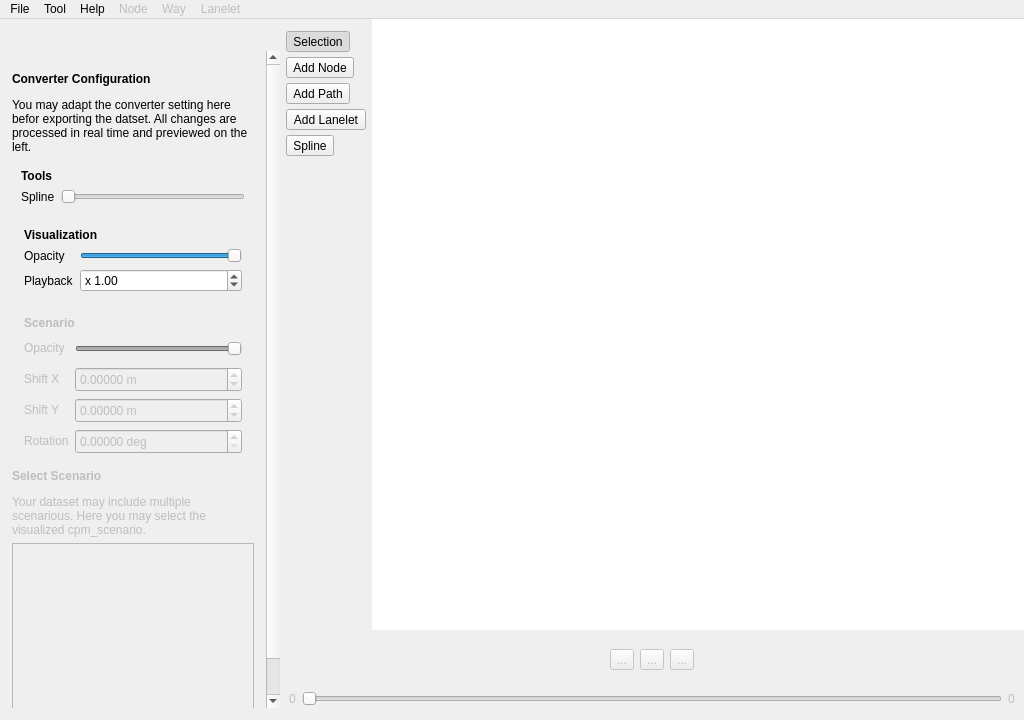
<?xml version="1.0" encoding="UTF-8"?>
<ui version="4.0">
 <class>MainWindow</class>
 <widget class="QMainWindow" name="MainWindow">
  <property name="geometry">
   <rect>
    <x>0</x>
    <y>0</y>
    <width>1024</width>
    <height>720</height>
   </rect>
  </property>
  <property name="windowTitle">
   <string>MainWindow</string>
  </property>
  <widget class="QWidget" name="centralwidget">
   <property name="styleSheet">
    <string notr="true"/>
   </property>
   <layout class="QGridLayout" name="gridLayout" rowstretch="0,1,0,0,0" columnstretch="0,0,1">
    <property name="leftMargin">
     <number>0</number>
    </property>
    <property name="topMargin">
     <number>0</number>
    </property>
    <property name="rightMargin">
     <number>0</number>
    </property>
    <property name="bottomMargin">
     <number>0</number>
    </property>
    <property name="spacing">
     <number>0</number>
    </property>
    <item row="1" column="0" rowspan="3">
     <widget class="QScrollArea" name="scrollareasidebar">
      <property name="minimumSize">
       <size>
        <width>220</width>
        <height>0</height>
       </size>
      </property>
      <property name="autoFillBackground">
       <bool>false</bool>
      </property>
      <property name="frameShape">
       <enum>QFrame::NoFrame</enum>
      </property>
      <property name="widgetResizable">
       <bool>true</bool>
      </property>
      <widget class="QWidget" name="content">
       <property name="geometry">
        <rect>
         <x>0</x>
         <y>0</y>
         <width>280</width>
         <height>795</height>
        </rect>
       </property>
       <property name="minimumSize">
        <size>
         <width>200</width>
         <height>0</height>
        </size>
       </property>
       <property name="autoFillBackground">
        <bool>true</bool>
       </property>
       <layout class="QVBoxLayout" name="verticalLayout_3">
        <property name="spacing">
         <number>0</number>
        </property>
        <property name="leftMargin">
         <number>12</number>
        </property>
        <property name="topMargin">
         <number>12</number>
        </property>
        <property name="rightMargin">
         <number>12</number>
        </property>
        <property name="bottomMargin">
         <number>12</number>
        </property>
        <item>
         <widget class="QFrame" name="sidebar">
          <property name="autoFillBackground">
           <bool>false</bool>
          </property>
          <layout class="QVBoxLayout" name="verticalLayout" stretch="0,0,0,0,0,1">
           <property name="leftMargin">
            <number>0</number>
           </property>
           <property name="rightMargin">
            <number>0</number>
           </property>
           <property name="bottomMargin">
            <number>0</number>
           </property>
           <item>
            <widget class="QLabel" name="lbl_description">
             <property name="text">
              <string>&lt;html&gt;&lt;head/&gt;&lt;body&gt;&lt;p&gt;&lt;span style=&quot; font-weight:600;&quot;&gt;Converter Configuration&lt;/span&gt;&lt;/p&gt;&lt;p&gt;You may adapt the converter setting here befor exporting the datset. All changes are processed in real time and previewed on the left.&lt;/p&gt;&lt;/body&gt;&lt;/html&gt;</string>
             </property>
             <property name="wordWrap">
              <bool>true</bool>
             </property>
            </widget>
           </item>
           <item>
            <widget class="QWidget" name="tool_widget" native="true">
             <layout class="QFormLayout" name="formLayout_3">
              <property name="fieldGrowthPolicy">
               <enum>QFormLayout::ExpandingFieldsGrow</enum>
              </property>
              <property name="labelAlignment">
               <set>Qt::AlignLeading|Qt::AlignLeft|Qt::AlignVCenter</set>
              </property>
              <item row="1" column="0">
               <widget class="QLabel" name="lbl_spline_factor">
                <property name="text">
                 <string>Spline</string>
                </property>
               </widget>
              </item>
              <item row="1" column="1">
               <widget class="QSlider" name="slider_spline_factor">
                <property name="minimum">
                 <number>0</number>
                </property>
                <property name="maximum">
                 <number>100</number>
                </property>
                <property name="orientation">
                 <enum>Qt::Horizontal</enum>
                </property>
               </widget>
              </item>
              <item row="0" column="0" colspan="2">
               <widget class="QLabel" name="lbl_tools">
                <property name="text">
                 <string>&lt;html&gt;&lt;head/&gt;&lt;body&gt;&lt;p&gt;&lt;span style=&quot; font-weight:700;&quot;&gt;Tools&lt;/span&gt;&lt;/p&gt;&lt;/body&gt;&lt;/html&gt;</string>
                </property>
               </widget>
              </item>
             </layout>
            </widget>
           </item>
           <item>
            <widget class="QWidget" name="background_widget" native="true">
             <layout class="QFormLayout" name="formLayout">
              <property name="fieldGrowthPolicy">
               <enum>QFormLayout::AllNonFixedFieldsGrow</enum>
              </property>
              <property name="labelAlignment">
               <set>Qt::AlignLeading|Qt::AlignLeft|Qt::AlignVCenter</set>
              </property>
              <property name="leftMargin">
               <number>12</number>
              </property>
              <property name="rightMargin">
               <number>12</number>
              </property>
              <item row="1" column="0">
               <widget class="QLabel" name="lbl_alpha_background">
                <property name="text">
                 <string>Opacity</string>
                </property>
               </widget>
              </item>
              <item row="1" column="1">
               <widget class="QSlider" name="slider_alpha_background">
                <property name="maximum">
                 <number>100</number>
                </property>
                <property name="value">
                 <number>100</number>
                </property>
                <property name="orientation">
                 <enum>Qt::Horizontal</enum>
                </property>
               </widget>
              </item>
              <item row="0" column="0" colspan="2">
               <widget class="QLabel" name="lbl_background">
                <property name="text">
                 <string>&lt;html&gt;&lt;head/&gt;&lt;body&gt;&lt;p&gt;&lt;span style=&quot; font-weight:696;&quot;&gt;Visualization&lt;/span&gt;&lt;/p&gt;&lt;/body&gt;&lt;/html&gt;</string>
                </property>
               </widget>
              </item>
              <item row="2" column="0">
               <widget class="QLabel" name="lbl_playback">
                <property name="text">
                 <string>Playback</string>
                </property>
               </widget>
              </item>
              <item row="2" column="1">
               <widget class="QDoubleSpinBox" name="spinner_playback">
                <property name="prefix">
                 <string>x </string>
                </property>
                <property name="minimum">
                 <double>0.500000000000000</double>
                </property>
                <property name="maximum">
                 <double>4.000000000000000</double>
                </property>
                <property name="value">
                 <double>1.000000000000000</double>
                </property>
               </widget>
              </item>
             </layout>
            </widget>
           </item>
           <item>
            <widget class="QWidget" name="scenario_widget" native="true">
             <property name="enabled">
              <bool>false</bool>
             </property>
             <layout class="QFormLayout" name="formLayout_2">
              <property name="fieldGrowthPolicy">
               <enum>QFormLayout::AllNonFixedFieldsGrow</enum>
              </property>
              <property name="labelAlignment">
               <set>Qt::AlignLeading|Qt::AlignLeft|Qt::AlignVCenter</set>
              </property>
              <property name="leftMargin">
               <number>12</number>
              </property>
              <property name="rightMargin">
               <number>12</number>
              </property>
              <item row="1" column="0">
               <widget class="QLabel" name="lbl_alpha">
                <property name="text">
                 <string>Opacity</string>
                </property>
               </widget>
              </item>
              <item row="1" column="1">
               <widget class="QSlider" name="slider_alpha_scenario">
                <property name="minimumSize">
                 <size>
                  <width>0</width>
                  <height>25</height>
                 </size>
                </property>
                <property name="maximum">
                 <number>100</number>
                </property>
                <property name="value">
                 <number>100</number>
                </property>
                <property name="orientation">
                 <enum>Qt::Horizontal</enum>
                </property>
               </widget>
              </item>
              <item row="3" column="0">
               <widget class="QLabel" name="lbl_shift_y">
                <property name="text">
                 <string>Shift Y</string>
                </property>
               </widget>
              </item>
              <item row="2" column="0">
               <widget class="QLabel" name="lbl_shift_x">
                <property name="text">
                 <string>Shift X</string>
                </property>
               </widget>
              </item>
              <item row="2" column="1">
               <widget class="QDoubleSpinBox" name="spinner_shift_x">
                <property name="minimumSize">
                 <size>
                  <width>0</width>
                  <height>25</height>
                 </size>
                </property>
                <property name="toolTip">
                 <string>&lt;html&gt;&lt;head/&gt;&lt;body&gt;&lt;p&gt;applyShiftToDynamicObjects dataset in x direction&lt;/p&gt;&lt;/body&gt;&lt;/html&gt;</string>
                </property>
                <property name="suffix">
                 <string> m</string>
                </property>
                <property name="decimals">
                 <number>5</number>
                </property>
                <property name="minimum">
                 <double>-100.000000000000000</double>
                </property>
                <property name="maximum">
                 <double>100.000000000000000</double>
                </property>
                <property name="singleStep">
                 <double>0.500000000000000</double>
                </property>
                <property name="value">
                 <double>0.000000000000000</double>
                </property>
               </widget>
              </item>
              <item row="3" column="1">
               <widget class="QDoubleSpinBox" name="spinner_shift_y">
                <property name="minimumSize">
                 <size>
                  <width>0</width>
                  <height>25</height>
                 </size>
                </property>
                <property name="toolTip">
                 <string>&lt;html&gt;&lt;head/&gt;&lt;body&gt;&lt;p&gt;applyShiftToDynamicObjects dataset in y direction&lt;/p&gt;&lt;/body&gt;&lt;/html&gt;</string>
                </property>
                <property name="suffix">
                 <string> m</string>
                </property>
                <property name="decimals">
                 <number>5</number>
                </property>
                <property name="minimum">
                 <double>-100.000000000000000</double>
                </property>
                <property name="maximum">
                 <double>100.000000000000000</double>
                </property>
                <property name="singleStep">
                 <double>0.500000000000000</double>
                </property>
               </widget>
              </item>
              <item row="4" column="0">
               <widget class="QLabel" name="lbl_rotation">
                <property name="text">
                 <string>Rotation</string>
                </property>
               </widget>
              </item>
              <item row="4" column="1">
               <widget class="QDoubleSpinBox" name="spinner_rotation">
                <property name="minimumSize">
                 <size>
                  <width>0</width>
                  <height>25</height>
                 </size>
                </property>
                <property name="toolTip">
                 <string>&lt;html&gt;&lt;head/&gt;&lt;body&gt;&lt;p&gt;Rotate dataset around the center&lt;/p&gt;&lt;/body&gt;&lt;/html&gt;</string>
                </property>
                <property name="suffix">
                 <string> deg</string>
                </property>
                <property name="decimals">
                 <number>5</number>
                </property>
                <property name="maximum">
                 <double>360.000000000000000</double>
                </property>
               </widget>
              </item>
              <item row="0" column="0" colspan="2">
               <widget class="QLabel" name="label">
                <property name="text">
                 <string>&lt;html&gt;&lt;head/&gt;&lt;body&gt;&lt;p&gt;&lt;span style=&quot; font-weight:700;&quot;&gt;Scenario&lt;/span&gt;&lt;/p&gt;&lt;/body&gt;&lt;/html&gt;</string>
                </property>
               </widget>
              </item>
             </layout>
            </widget>
           </item>
           <item>
            <widget class="QLabel" name="lbl_scenario">
             <property name="enabled">
              <bool>false</bool>
             </property>
             <property name="text">
              <string>&lt;html&gt;&lt;head/&gt;&lt;body&gt;&lt;p&gt;&lt;span style=&quot; font-weight:600;&quot;&gt;Select Scenario&lt;/span&gt;&lt;/p&gt;&lt;p&gt;Your dataset may include multiple scenarious. Here you may select the visualized cpm_scenario.&lt;/p&gt;&lt;/body&gt;&lt;/html&gt;</string>
             </property>
             <property name="wordWrap">
              <bool>true</bool>
             </property>
            </widget>
           </item>
           <item>
            <widget class="QListView" name="list_scenario">
             <property name="enabled">
              <bool>false</bool>
             </property>
             <property name="toolTip">
              <string>&lt;html&gt;&lt;head/&gt;&lt;body&gt;&lt;p&gt;Select cpm_scenario from dataset&lt;/p&gt;&lt;/body&gt;&lt;/html&gt;</string>
             </property>
             <property name="editTriggers">
              <set>QAbstractItemView::NoEditTriggers</set>
             </property>
             <property name="showDropIndicator" stdset="0">
              <bool>false</bool>
             </property>
             <property name="defaultDropAction">
              <enum>Qt::IgnoreAction</enum>
             </property>
             <property name="alternatingRowColors">
              <bool>true</bool>
             </property>
             <property name="resizeMode">
              <enum>QListView::Adjust</enum>
             </property>
            </widget>
           </item>
          </layout>
         </widget>
        </item>
       </layout>
      </widget>
     </widget>
    </item>
    <item row="0" column="2" rowspan="2">
     <widget class="QGraphicsView" name="canvas">
      <property name="frameShape">
       <enum>QFrame::NoFrame</enum>
      </property>
      <property name="renderHints">
       <set>QPainter::Antialiasing|QPainter::SmoothPixmapTransform|QPainter::TextAntialiasing</set>
      </property>
      <property name="dragMode">
       <enum>QGraphicsView::RubberBandDrag</enum>
      </property>
      <property name="viewportUpdateMode">
       <enum>QGraphicsView::FullViewportUpdate</enum>
      </property>
      <property name="rubberBandSelectionMode">
       <enum>Qt::ContainsItemShape</enum>
      </property>
     </widget>
    </item>
    <item row="0" column="0">
     <widget class="QWidget" name="placeholdertop" native="true">
      <property name="minimumSize">
       <size>
        <width>0</width>
        <height>32</height>
       </size>
      </property>
      <property name="maximumSize">
       <size>
        <width>16777215</width>
        <height>32</height>
       </size>
      </property>
      <property name="autoFillBackground">
       <bool>true</bool>
      </property>
     </widget>
    </item>
    <item row="4" column="0">
     <widget class="QWidget" name="placeholderbottom" native="true">
      <property name="minimumSize">
       <size>
        <width>0</width>
        <height>12</height>
       </size>
      </property>
      <property name="maximumSize">
       <size>
        <width>16777215</width>
        <height>12</height>
       </size>
      </property>
      <property name="autoFillBackground">
       <bool>true</bool>
      </property>
     </widget>
    </item>
    <item row="0" column="1" rowspan="2">
     <widget class="QFrame" name="btn_frame">
      <property name="autoFillBackground">
       <bool>true</bool>
      </property>
      <layout class="QVBoxLayout" name="verticalLayout_2">
       <property name="spacing">
        <number>5</number>
       </property>
       <property name="leftMargin">
        <number>6</number>
       </property>
       <property name="topMargin">
        <number>12</number>
       </property>
       <property name="rightMargin">
        <number>6</number>
       </property>
       <property name="bottomMargin">
        <number>6</number>
       </property>
       <item>
        <widget class="QToolButton" name="btn_selection">
         <property name="toolTip">
          <string>&lt;html&gt;&lt;head/&gt;&lt;body&gt;&lt;p&gt;&lt;span style=&quot; font-weight:700;&quot;&gt;Select-Tool&lt;/span&gt;&lt;/p&gt;&lt;p&gt;Allows selection and movement of elements as well as edit meta data. &lt;/p&gt;&lt;/body&gt;&lt;/html&gt;</string>
         </property>
         <property name="text">
          <string>Selection</string>
         </property>
         <property name="icon">
          <iconset resource="../resources/resources.qrc">
           <normaloff>:/resources/icons/navigation.svg</normaloff>:/resources/icons/navigation.svg</iconset>
         </property>
         <property name="iconSize">
          <size>
           <width>24</width>
           <height>24</height>
          </size>
         </property>
         <property name="checkable">
          <bool>true</bool>
         </property>
         <property name="checked">
          <bool>true</bool>
         </property>
         <property name="arrowType">
          <enum>Qt::NoArrow</enum>
         </property>
         <attribute name="buttonGroup">
          <string notr="true">buttonGroup</string>
         </attribute>
        </widget>
       </item>
       <item>
        <widget class="QToolButton" name="btn_add_node">
         <property name="toolTip">
          <string>&lt;html&gt;&lt;head/&gt;&lt;body&gt;&lt;p&gt;&lt;span style=&quot; font-weight:700;&quot;&gt;Node-Tool&lt;/span&gt;&lt;/p&gt;&lt;p&gt;Allows to add news nodes_.&lt;/p&gt;&lt;/body&gt;&lt;/html&gt;</string>
         </property>
         <property name="text">
          <string>Add Node</string>
         </property>
         <property name="icon">
          <iconset resource="../resources/resources.qrc">
           <normaloff>:/resources/icons/node.svg</normaloff>:/resources/icons/node.svg</iconset>
         </property>
         <property name="iconSize">
          <size>
           <width>24</width>
           <height>24</height>
          </size>
         </property>
         <property name="checkable">
          <bool>true</bool>
         </property>
         <attribute name="buttonGroup">
          <string notr="true">buttonGroup</string>
         </attribute>
        </widget>
       </item>
       <item>
        <widget class="QToolButton" name="btn_add_path">
         <property name="toolTip">
          <string>&lt;html&gt;&lt;head/&gt;&lt;body&gt;&lt;p&gt;&lt;span style=&quot; font-weight:700;&quot;&gt;Path-Tool&lt;/span&gt;&lt;/p&gt;&lt;p&gt;Allows to combine existing nodes to paths.&lt;/p&gt;&lt;/body&gt;&lt;/html&gt;</string>
         </property>
         <property name="text">
          <string>Add Path</string>
         </property>
         <property name="icon">
          <iconset resource="../resources/resources.qrc">
           <normaloff>:/resources/icons/path.svg</normaloff>:/resources/icons/path.svg</iconset>
         </property>
         <property name="iconSize">
          <size>
           <width>24</width>
           <height>24</height>
          </size>
         </property>
         <property name="checkable">
          <bool>true</bool>
         </property>
         <attribute name="buttonGroup">
          <string notr="true">buttonGroup</string>
         </attribute>
        </widget>
       </item>
       <item>
        <widget class="QToolButton" name="btn_add_lanelet">
         <property name="toolTip">
          <string>&lt;html&gt;&lt;head/&gt;&lt;body&gt;&lt;p&gt;&lt;span style=&quot; font-weight:700;&quot;&gt;Lanelet-Tool&lt;/span&gt;&lt;/p&gt;&lt;p&gt;Allows to combine existing ways to lanlets.&lt;/p&gt;&lt;/body&gt;&lt;/html&gt;</string>
         </property>
         <property name="text">
          <string>Add Lanelet</string>
         </property>
         <property name="icon">
          <iconset resource="../resources/resources.qrc">
           <normaloff>:/resources/icons/lanelet.svg</normaloff>:/resources/icons/lanelet.svg</iconset>
         </property>
         <property name="iconSize">
          <size>
           <width>24</width>
           <height>24</height>
          </size>
         </property>
         <property name="checkable">
          <bool>true</bool>
         </property>
         <attribute name="buttonGroup">
          <string notr="true">buttonGroup</string>
         </attribute>
        </widget>
       </item>
       <item>
        <widget class="QToolButton" name="btn_spline">
         <property name="toolTip">
          <string>&lt;html&gt;&lt;head/&gt;&lt;body&gt;&lt;p&gt;&lt;span style=&quot; font-weight:700;&quot;&gt;Spline-Path&lt;/span&gt;&lt;/p&gt;&lt;p&gt;Will smooth the selected path. At least three nodes must be in the path.&lt;/p&gt;&lt;/body&gt;&lt;/html&gt;</string>
         </property>
         <property name="text">
          <string>Spline</string>
         </property>
         <property name="icon">
          <iconset resource="../resources/resources.qrc">
           <normaloff>:/resources/icons/spline.svg</normaloff>:/resources/icons/spline.svg</iconset>
         </property>
         <property name="iconSize">
          <size>
           <width>24</width>
           <height>24</height>
          </size>
         </property>
        </widget>
       </item>
       <item>
        <spacer name="verticalSpacer">
         <property name="orientation">
          <enum>Qt::Vertical</enum>
         </property>
         <property name="sizeHint" stdset="0">
          <size>
           <width>10</width>
           <height>40</height>
          </size>
         </property>
        </spacer>
       </item>
      </layout>
     </widget>
    </item>
    <item row="3" column="1" rowspan="2" colspan="2">
     <widget class="QFrame" name="control_bar">
      <property name="enabled">
       <bool>false</bool>
      </property>
      <property name="autoFillBackground">
       <bool>true</bool>
      </property>
      <layout class="QHBoxLayout" name="horizontalLayout">
       <property name="topMargin">
        <number>6</number>
       </property>
       <item>
        <widget class="QLabel" name="lbl_start_time">
         <property name="text">
          <string>0</string>
         </property>
        </widget>
       </item>
       <item>
        <widget class="QSlider" name="slider_time">
         <property name="minimumSize">
          <size>
           <width>0</width>
           <height>25</height>
          </size>
         </property>
         <property name="orientation">
          <enum>Qt::Horizontal</enum>
         </property>
         <property name="tickPosition">
          <enum>QSlider::NoTicks</enum>
         </property>
        </widget>
       </item>
       <item>
        <widget class="QLabel" name="lbl_stop_time">
         <property name="text">
          <string>0</string>
         </property>
        </widget>
       </item>
      </layout>
     </widget>
    </item>
    <item row="2" column="1" colspan="2">
     <widget class="QFrame" name="frame">
      <property name="minimumSize">
       <size>
        <width>0</width>
        <height>50</height>
       </size>
      </property>
      <property name="autoFillBackground">
       <bool>true</bool>
      </property>
      <layout class="QHBoxLayout" name="horizontalLayout_2">
       <property name="bottomMargin">
        <number>0</number>
       </property>
       <item>
        <spacer name="horizontalSpacer">
         <property name="orientation">
          <enum>Qt::Horizontal</enum>
         </property>
         <property name="sizeHint" stdset="0">
          <size>
           <width>288</width>
           <height>20</height>
          </size>
         </property>
        </spacer>
       </item>
       <item>
        <widget class="QToolButton" name="btn_skip_backward">
         <property name="enabled">
          <bool>false</bool>
         </property>
         <property name="text">
          <string>...</string>
         </property>
         <property name="icon">
          <iconset resource="../resources/resources.qrc">
           <normaloff>:/resources/icons/skip-back.svg</normaloff>:/resources/icons/skip-back.svg</iconset>
         </property>
         <property name="iconSize">
          <size>
           <width>24</width>
           <height>24</height>
          </size>
         </property>
        </widget>
       </item>
       <item>
        <widget class="QToolButton" name="btn_play_pause">
         <property name="enabled">
          <bool>false</bool>
         </property>
         <property name="text">
          <string>...</string>
         </property>
         <property name="icon">
          <iconset resource="../resources/resources.qrc">
           <normaloff>:/resources/icons/play.svg</normaloff>:/resources/icons/play.svg</iconset>
         </property>
         <property name="iconSize">
          <size>
           <width>24</width>
           <height>24</height>
          </size>
         </property>
         <property name="checkable">
          <bool>true</bool>
         </property>
        </widget>
       </item>
       <item>
        <widget class="QToolButton" name="btn_skip_forward">
         <property name="enabled">
          <bool>false</bool>
         </property>
         <property name="text">
          <string>...</string>
         </property>
         <property name="icon">
          <iconset resource="../resources/resources.qrc">
           <normaloff>:/resources/icons/skip-forward.svg</normaloff>:/resources/icons/skip-forward.svg</iconset>
         </property>
         <property name="iconSize">
          <size>
           <width>24</width>
           <height>24</height>
          </size>
         </property>
        </widget>
       </item>
       <item>
        <spacer name="horizontalSpacer_2">
         <property name="orientation">
          <enum>Qt::Horizontal</enum>
         </property>
         <property name="sizeHint" stdset="0">
          <size>
           <width>288</width>
           <height>20</height>
          </size>
         </property>
        </spacer>
       </item>
      </layout>
     </widget>
    </item>
   </layout>
  </widget>
  <widget class="QMenuBar" name="menubar">
   <property name="geometry">
    <rect>
     <x>0</x>
     <y>0</y>
     <width>1024</width>
     <height>22</height>
    </rect>
   </property>
   <widget class="QMenu" name="menuFile">
    <property name="title">
     <string>File</string>
    </property>
    <addaction name="action_load_dataset"/>
    <addaction name="action_load_lanelet_map"/>
    <addaction name="action_load_transformation"/>
    <addaction name="action_load_scenario"/>
    <addaction name="separator"/>
    <addaction name="action_export_as_svg"/>
    <addaction name="action_save_lanelet_map"/>
    <addaction name="action_save_transformation"/>
    <addaction name="action_save_scenario"/>
    <addaction name="separator"/>
    <addaction name="action_quit"/>
   </widget>
   <widget class="QMenu" name="menu_help">
    <property name="title">
     <string>Help</string>
    </property>
    <addaction name="action_about"/>
   </widget>
   <widget class="QMenu" name="menuTool">
    <property name="title">
     <string>Tool</string>
    </property>
    <addaction name="action_select_tool"/>
    <addaction name="action_node_tool"/>
    <addaction name="action_path_tool"/>
    <addaction name="action_lanelet_tool"/>
    <addaction name="action_spline_path"/>
   </widget>
   <widget class="QMenu" name="menu_node">
    <property name="enabled">
     <bool>false</bool>
    </property>
    <property name="title">
     <string>Node</string>
    </property>
    <addaction name="action_delete_node"/>
   </widget>
   <widget class="QMenu" name="menu_way">
    <property name="enabled">
     <bool>false</bool>
    </property>
    <property name="title">
     <string>Way</string>
    </property>
    <addaction name="action_delete_way"/>
   </widget>
   <widget class="QMenu" name="menu_lanelet">
    <property name="enabled">
     <bool>false</bool>
    </property>
    <property name="title">
     <string>Lanelet</string>
    </property>
    <addaction name="action_flip_direction"/>
    <addaction name="action_delete_lanelet"/>
   </widget>
   <addaction name="menuFile"/>
   <addaction name="menuTool"/>
   <addaction name="menu_help"/>
   <addaction name="menu_node"/>
   <addaction name="menu_way"/>
   <addaction name="menu_lanelet"/>
  </widget>
  <action name="action_load_dataset">
   <property name="icon">
    <iconset resource="../resources/resources.qrc">
     <normaloff>:/resources/icons/database.svg</normaloff>:/resources/icons/database.svg</iconset>
   </property>
   <property name="text">
    <string>Load Dataset</string>
   </property>
   <property name="shortcut">
    <string>Ctrl+D</string>
   </property>
  </action>
  <action name="action_quit">
   <property name="text">
    <string>Quit</string>
   </property>
  </action>
  <action name="action_about">
   <property name="text">
    <string>About</string>
   </property>
  </action>
  <action name="action_add_node">
   <property name="checkable">
    <bool>true</bool>
   </property>
   <property name="text">
    <string>Add Node</string>
   </property>
   <property name="shortcut">
    <string>2</string>
   </property>
  </action>
  <action name="action_select">
   <property name="checkable">
    <bool>true</bool>
   </property>
   <property name="text">
    <string>Select</string>
   </property>
   <property name="shortcut">
    <string>1</string>
   </property>
  </action>
  <action name="action_load_lanelet_map">
   <property name="icon">
    <iconset resource="../resources/resources.qrc">
     <normaloff>:/resources/icons/map.svg</normaloff>:/resources/icons/map.svg</iconset>
   </property>
   <property name="text">
    <string>Load Lanelet Map</string>
   </property>
   <property name="shortcut">
    <string>Ctrl+M</string>
   </property>
  </action>
  <action name="action_save_scenario">
   <property name="enabled">
    <bool>false</bool>
   </property>
   <property name="text">
    <string>Save Scenario</string>
   </property>
   <property name="shortcut">
    <string>Ctrl+S</string>
   </property>
  </action>
  <action name="action_save_lanelet_map">
   <property name="enabled">
    <bool>false</bool>
   </property>
   <property name="icon">
    <iconset resource="../resources/resources.qrc">
     <normaloff>:/resources/icons/map.svg</normaloff>:/resources/icons/map.svg</iconset>
   </property>
   <property name="text">
    <string>Save Lanelet Map</string>
   </property>
  </action>
  <action name="action_load_transformation">
   <property name="enabled">
    <bool>false</bool>
   </property>
   <property name="icon">
    <iconset resource="../resources/resources.qrc">
     <normaloff>:/resources/icons/globe.svg</normaloff>:/resources/icons/globe.svg</iconset>
   </property>
   <property name="text">
    <string>Load Transformation</string>
   </property>
   <property name="shortcut">
    <string>Ctrl+T</string>
   </property>
  </action>
  <action name="action_save_transformation">
   <property name="enabled">
    <bool>false</bool>
   </property>
   <property name="icon">
    <iconset resource="../resources/resources.qrc">
     <normaloff>:/resources/icons/globe.svg</normaloff>:/resources/icons/globe.svg</iconset>
   </property>
   <property name="text">
    <string>Save Transformation</string>
   </property>
  </action>
  <action name="action_select_tool">
   <property name="icon">
    <iconset resource="../resources/resources.qrc">
     <normaloff>:/resources/icons/navigation.svg</normaloff>:/resources/icons/navigation.svg</iconset>
   </property>
   <property name="text">
    <string>Select Tool</string>
   </property>
   <property name="shortcut">
    <string>1</string>
   </property>
  </action>
  <action name="action_node_tool">
   <property name="icon">
    <iconset resource="../resources/resources.qrc">
     <normaloff>:/resources/icons/node.svg</normaloff>:/resources/icons/node.svg</iconset>
   </property>
   <property name="text">
    <string>Node Tool</string>
   </property>
   <property name="shortcut">
    <string>2</string>
   </property>
  </action>
  <action name="action_path_tool">
   <property name="icon">
    <iconset resource="../resources/resources.qrc">
     <normaloff>:/resources/icons/path.svg</normaloff>:/resources/icons/path.svg</iconset>
   </property>
   <property name="text">
    <string>Path Tool</string>
   </property>
   <property name="shortcut">
    <string>3</string>
   </property>
  </action>
  <action name="action_spline_path">
   <property name="icon">
    <iconset resource="../resources/resources.qrc">
     <normaloff>:/resources/icons/spline.svg</normaloff>:/resources/icons/spline.svg</iconset>
   </property>
   <property name="text">
    <string>Spline Path</string>
   </property>
   <property name="shortcut">
    <string>5</string>
   </property>
  </action>
  <action name="action_lanelet_tool">
   <property name="icon">
    <iconset resource="../resources/resources.qrc">
     <normaloff>:/resources/icons/lanelet.svg</normaloff>:/resources/icons/lanelet.svg</iconset>
   </property>
   <property name="text">
    <string>Lanelet Tool</string>
   </property>
   <property name="shortcut">
    <string>4</string>
   </property>
  </action>
  <action name="action_delete_node">
   <property name="icon">
    <iconset resource="../resources/resources.qrc">
     <normaloff>:/resources/icons/trash.svg</normaloff>:/resources/icons/trash.svg</iconset>
   </property>
   <property name="text">
    <string>Delete Node</string>
   </property>
   <property name="shortcut">
    <string>Backspace</string>
   </property>
  </action>
  <action name="action_delete_way">
   <property name="icon">
    <iconset resource="../resources/resources.qrc">
     <normaloff>:/resources/icons/trash.svg</normaloff>:/resources/icons/trash.svg</iconset>
   </property>
   <property name="text">
    <string>Delete Way</string>
   </property>
   <property name="shortcut">
    <string>Backspace</string>
   </property>
  </action>
  <action name="action_delete_lanelet">
   <property name="icon">
    <iconset resource="../resources/resources.qrc">
     <normaloff>:/resources/icons/trash.svg</normaloff>:/resources/icons/trash.svg</iconset>
   </property>
   <property name="text">
    <string>Delete Lanelet</string>
   </property>
   <property name="shortcut">
    <string>Backspace</string>
   </property>
  </action>
  <action name="action_flip_direction">
   <property name="icon">
    <iconset resource="../resources/resources.qrc">
     <normaloff>:/resources/icons/flip.svg</normaloff>:/resources/icons/flip.svg</iconset>
   </property>
   <property name="text">
    <string>Flip Direction</string>
   </property>
   <property name="shortcut">
    <string>F</string>
   </property>
  </action>
  <action name="action_export_as_svg">
   <property name="enabled">
    <bool>false</bool>
   </property>
   <property name="icon">
    <iconset resource="../resources/resources.qrc">
     <normaloff>:/resources/icons/image.svg</normaloff>:/resources/icons/image.svg</iconset>
   </property>
   <property name="text">
    <string>Export Lanelt as SVG</string>
   </property>
  </action>
  <action name="action_load_scenario">
   <property name="text">
    <string>Load Scenario</string>
   </property>
  </action>
 </widget>
 <resources>
  <include location="../resources/resources.qrc"/>
 </resources>
 <connections/>
 <buttongroups>
  <buttongroup name="buttonGroup"/>
 </buttongroups>
</ui>
